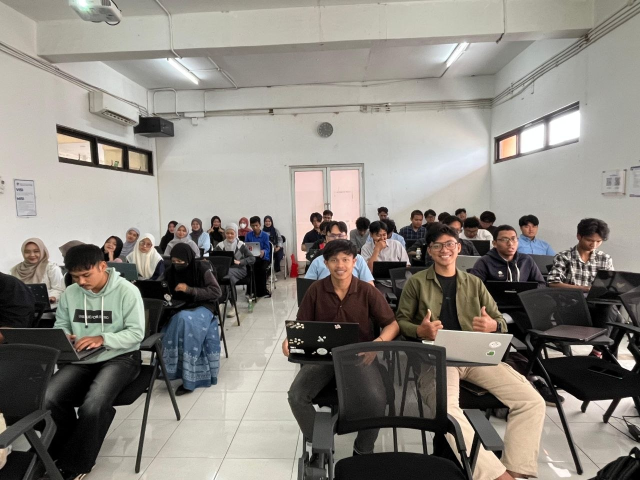
#> input picture Pertemuan6/kelas.jpg, 1280 x 960 px (shown at 1/2 size)
$ jupyter execute Praktikum_6.ipynb
#> lines starting #> are read from the running program, lines starting #| are printed output that depends on the picture; after the words box and inside, x2 and y2 are one past the last pixel; in counts of white or black regions, pixels touching at a corner belong together
[cell 1]
# ======================================================================
# PRAKTIKUM PERTEMUAN 6: COLOR SPACE & MASKING
# Skenario: Membuktikan bahwa HSV lebih kebal terhadap bayangan (Illumination)
#           dibandingkan RGB dalam kasus Deteksi Kulit (Skin Detection).
# ======================================================================
import cv2
import numpy as np
import matplotlib.pyplot as plt

print("Membuat simulasi objek warna...")

# ----------------------------------------------------------------------
# 1. PERSIAPAN DATA (Mensintesis 3 Jenis Kulit + Objek Lain + Bayangan)
# ----------------------------------------------------------------------
# Membuat kanvas kosong (300 baris, 400 kolom, 3 channel warna BGR)
citra_bgr = np.zeros((300, 400, 3), dtype=np.uint8)

# Mensimulasikan 3 jenis warna kulit manusia (Warna direpresentasikan dalam BGR untuk OpenCV)
citra_bgr[0:100, 0:250]   = [189, 224, 255]  # Kulit Terang (Light)
citra_bgr[100:200, 0:250] = [63, 133, 205]   # Kulit Sawo Matang (Medium)
citra_bgr[200:300, 0:250] = [36, 85, 141]    # Kulit Gelap (Dark)

# Mensimulasikan objek non-kulit di sebelah kanan (sebagai pengecoh/noise)
citra_bgr[0:150, 250:400] = [255, 0, 0]      # Baju Biru Murni
citra_bgr[150:300, 250:400] = [0, 255, 0]    # Baju Hijau Murni

# MENSIMULASIKAN PERUBAHAN CAHAYA (Efek Bayangan / Shadow)
# Kita gelapkan 60% area tengah gambar untuk membuktikan kelemahan RGB
citra_bgr[:, 120:200] = citra_bgr[:, 120:200] * 0.4

# Konversi BGR ke RGB khusus untuk ditampilkan oleh Matplotlib dengan warna yang benar
citra_rgb_tampil = cv2.cvtColor(citra_bgr, cv2.COLOR_BGR2RGB)
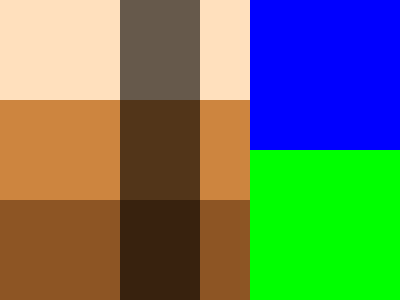
#> citra_rgb_tampil: shape (300, 400, 3); mean R, G, B 101.1, 122.2, 96.2

# ----------------------------------------------------------------------
# 2. EKSPERIMEN 1: MASKING DENGAN RGB
# ----------------------------------------------------------------------
# Sangat sulit menentukan rentang RGB yang pas untuk semua kulit,
# apalagi yang terkena bayangan. Kita coba tebak rentang untuk kulit secara umum:
batas_bawah_rgb = np.array([30, 80, 120]) # R, G, B terendah
batas_atas_rgb = np.array([160, 220, 255]) # R, G, B tertinggi
mask_rgb = cv2.inRange(citra_bgr, batas_bawah_rgb, batas_atas_rgb)

# ----------------------------------------------------------------------
# 3. EKSPERIMEN 2: MASKING DENGAN HSV (The Holy Grail)
# ----------------------------------------------------------------------
# Konversi citra ke ruang warna HSV
citra_hsv = cv2.cvtColor(citra_bgr, cv2.COLOR_BGR2HSV)
#> citra_hsv: shape (300, 400, 3); mean H, S, V 43.1, 186, 196.8

# Aturan Emas Deteksi Kulit: Pigmen melanin berkumpul di Hue 0 hingga 20 (Oranye kemerahan).
# Kita biarkan Saturation dan Value rentangnya sangat lebar agar bayangan tetap terdeteksi!
batas_bawah_hsv = np.array([0, 30, 30])    # Hue mulai dari 0, Sat/Val minimal 30
batas_atas_hsv = np.array([20, 255, 255])  # Hue maksimal 20, Sat/Val maksimal 255

mask_hsv = cv2.inRange(citra_hsv, batas_bawah_hsv, batas_atas_hsv)
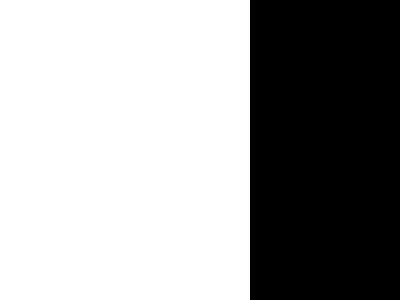
#> mask_hsv: shape (300, 400); 62.5% white; 1 black region, box (x1, y1, x2, y2) and area: (250, 0, 400, 300) 45000

# ----------------------------------------------------------------------
# 4. VISUALISASI HASIL PERBANDINGAN
# ----------------------------------------------------------------------
plt.figure(figsize=(15, 5))

# Panel 1: Citra Asli
plt.subplot(1, 3, 1)
plt.title("1. Citra Asli (3 Jenis Kulit + Bayangan)", fontweight='bold')
plt.imshow(citra_rgb_tampil)
plt.axis('off')

# Panel 2: Hasil RGB
plt.subplot(1, 3, 2)
plt.title("2. Hasil Masking RGB\n(Gagal! Kulit gelap & bayangan hilang)", color='red')
plt.imshow(mask_rgb, cmap='gray')
plt.axis('off')

# Panel 3: Hasil HSV
plt.subplot(1, 3, 3)
plt.title("3. Hasil Masking HSV\n(Sukses! Semua kulit terdeteksi utuh)", color='green', fontweight='bold')
plt.imshow(mask_hsv, cmap='gray')
plt.axis('off')

plt.tight_layout()
plt.show()
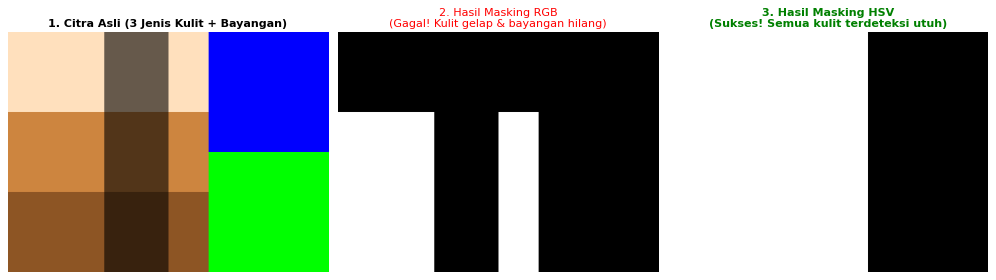
#> figure drawn by matplotlib, 3 panels

### Tugas mandiri:
1. Coba ubah warna objek pengecoh (Baju Biru/Hijau) pada baris kode simulasi menjadi warna Merah Murni ([0, 0, 255] dalam BGR). Apa yang terjadi pada hasil Masking HSV? Mengapa baju merah tersebut tiba-tiba ikut terdeteksi sebagai 'Kulit'? Modifikasi batas atas/bawah array HSV pada baris kode untuk mengatasi masalah false positive ini!" (Kunci jawaban untuk Anda: Baju merah akan terdeteksi karena warna merah murni memiliki Hue = $0^\circ$, yang masuk ke dalam rentang kulit. Solusinya, mahasiswa harus menganalisis bahwa baju merah memiliki Saturation (S) yang sangat pekat/tinggi (sekitar 255). Untuk membuang baju merah, mahasiswa harus menurunkan batas atas array pada komponen Saturation, misalnya menjadi [20, 180, 255] untuk memastikan warna yang terlalu "mencolok" tidak dianggap sebagai kulit manusia).
2. Foto seluruh mahasiswa yang hadir pada pertemuan hari ini dari depan kelas, lalu ganti seluruh warna kulit wajah menjadi hijau

### Tugas Mandiri 1

[cell 2]
# ======================================================================
# PRAKTIKUM PERTEMUAN 6: COLOR SPACE & MASKING
# Skenario: Membuktikan bahwa HSV lebih kebal terhadap bayangan (Illumination)
#           dibandingkan RGB dalam kasus Deteksi Kulit (Skin Detection).
# ======================================================================
import cv2
import numpy as np
import matplotlib.pyplot as plt

print("Membuat simulasi objek warna...")

# ----------------------------------------------------------------------
# 1. PERSIAPAN DATA (Mensintesis 3 Jenis Kulit + Objek Lain + Bayangan)
# ----------------------------------------------------------------------
# Membuat kanvas kosong (300 baris, 400 kolom, 3 channel warna BGR)
citra_bgr = np.zeros((300, 400, 3), dtype=np.uint8)

# Mensimulasikan 3 jenis warna kulit manusia (Warna direpresentasikan dalam BGR untuk OpenCV)
citra_bgr[0:100, 0:250]   = [189, 224, 255]  # Kulit Terang (Light)
citra_bgr[100:200, 0:250] = [63, 133, 205]   # Kulit Sawo Matang (Medium)
citra_bgr[200:300, 0:250] = [36, 85, 141]    # Kulit Gelap (Dark)

# Mensimulasikan objek non-kulit di sebelah kanan (sebagai pengecoh/noise)
citra_bgr[0:150, 250:400] = [0, 0, 255]      # Baju Biru Murni
citra_bgr[150:300, 250:400] = [0, 0, 255]    # Baju Hijau Murni

# MENSIMULASIKAN PERUBAHAN CAHAYA (Efek Bayangan / Shadow)
# Kita gelapkan 60% area tengah gambar untuk membuktikan kelemahan RGB
citra_bgr[:, 120:200] = citra_bgr[:, 120:200] * 0.4

# Konversi BGR ke RGB khusus untuk ditampilkan oleh Matplotlib dengan warna yang benar
citra_rgb_tampil = cv2.cvtColor(citra_bgr, cv2.COLOR_BGR2RGB)
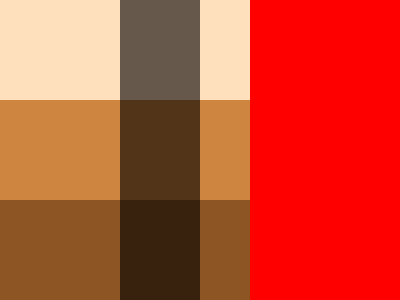
#> citra_rgb_tampil: shape (300, 400, 3); mean R, G, B 196.8, 74.3, 48.4

# ----------------------------------------------------------------------
# 2. EKSPERIMEN 1: MASKING DENGAN RGB
# ----------------------------------------------------------------------
# Sangat sulit menentukan rentang RGB yang pas untuk semua kulit,
# apalagi yang terkena bayangan. Kita coba tebak rentang untuk kulit secara umum:
batas_bawah_rgb = np.array([30, 80, 120]) # R, G, B terendah
batas_atas_rgb = np.array([160, 220, 255]) # R, G, B tertinggi
mask_rgb = cv2.inRange(citra_bgr, batas_bawah_rgb, batas_atas_rgb)

# ----------------------------------------------------------------------
# 3. EKSPERIMEN 2: MASKING DENGAN HSV (The Holy Grail)
# ----------------------------------------------------------------------
# Konversi citra ke ruang warna HSV
citra_hsv = cv2.cvtColor(citra_bgr, cv2.COLOR_BGR2HSV)
#> citra_hsv: shape (300, 400, 3); mean H, S, V 9.4, 186, 196.8

# Aturan Emas Deteksi Kulit: Pigmen melanin berkumpul di Hue 0 hingga 20 (Oranye kemerahan).
# Kita biarkan Saturation dan Value rentangnya sangat lebar agar bayangan tetap terdeteksi!
batas_bawah_hsv = np.array([0, 30, 30])    # Hue mulai dari 0, Sat/Val minimal 30
batas_atas_hsv = np.array([20, 220, 255])  # Hue maksimal 20, Sat/Val maksimal 255

mask_hsv = cv2.inRange(citra_hsv, batas_bawah_hsv, batas_atas_hsv)

# ----------------------------------------------------------------------
# 4. VISUALISASI HASIL PERBANDINGAN
# ----------------------------------------------------------------------
plt.figure(figsize=(15, 5))

# Panel 1: Citra Asli
plt.subplot(1, 3, 1)
plt.title("1. Citra Asli (3 Jenis Kulit + Bayangan)", fontweight='bold')
plt.imshow(citra_rgb_tampil)
plt.axis('off')

# Panel 2: Hasil RGB
plt.subplot(1, 3, 2)
plt.title("2. Hasil Masking RGB\n(Gagal! Kulit gelap & bayangan hilang)", color='red')
plt.imshow(mask_rgb, cmap='gray')
plt.axis('off')

# Panel 3: Hasil HSV
plt.subplot(1, 3, 3)
plt.title("3. Hasil Masking HSV\n(Sukses! Semua kulit terdeteksi utuh)", color='green', fontweight='bold')
plt.imshow(mask_hsv, cmap='gray')
plt.axis('off')

plt.tight_layout()
plt.show()
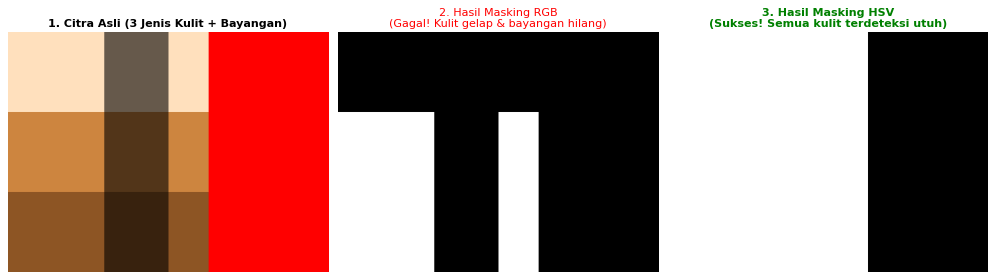
#> figure drawn by matplotlib, 3 panels

### Tugas Mandiri 2

[cell 3]
import cv2
import numpy as np
import matplotlib.pyplot as plt

# 1. Import gambar
gambar_bgr = cv2.imread('kelas.jpg')
#> gambar_bgr is the input picture: shape (960, 1280, 3); mean B, G, R 127.1, 133.8, 138
gambar_bgr[720:960, 900:1200] = gambar_bgr[720:960, 900:1200] * 0.2  # Simulasi bayangan dengan menggelapkan area bawah
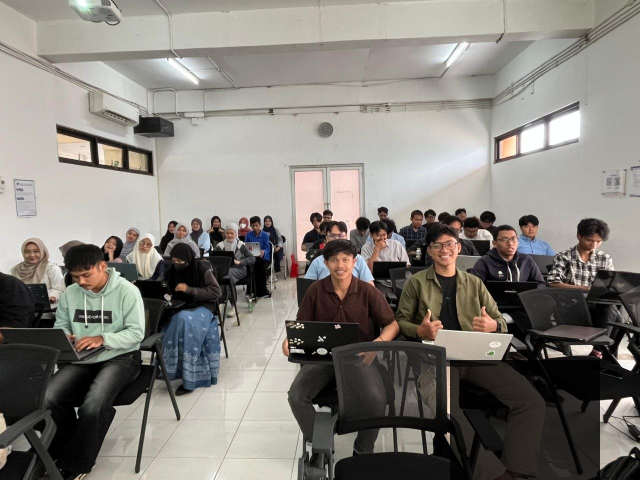
#> gambar_bgr: shape (960, 1280, 3) (shown at 1/2 size); 5.82% of pixels changed, all inside (x1, y1, x2, y2) = (900, 720, 1200, 960)
gambar_rgb_display = cv2.cvtColor(gambar_bgr, cv2.COLOR_BGR2RGB)

# 2. Masking RGB (Menggunakan urutan BGR sesuai OpenCV)
batas_bawah_rgb = np.array([120, 80, 30])
batas_atas_rgb = np.array([255, 220, 160])
mask_rgb = cv2.inRange(gambar_bgr, batas_bawah_rgb, batas_atas_rgb)
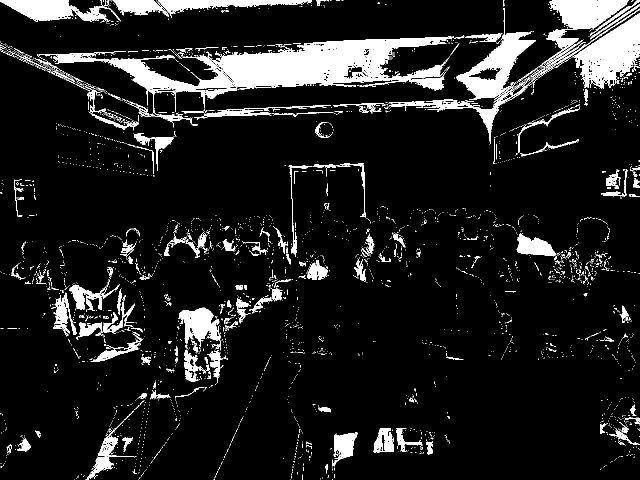
#> mask_rgb: shape (960, 1280) (shown at 1/2 size); 10.5% white; 3706 white regions (3471 under 20 px), largest, box (x1, y1, x2, y2) and area: (74, 73, 908, 252) 36779, (778, 16, 1280, 289) 11499, (1144, 26, 1280, 178) 10252

# 3. Masking HSV
gambar_hsv = cv2.cvtColor(gambar_bgr, cv2.COLOR_BGR2HSV)
#> gambar_hsv: shape (960, 1280, 3); mean H, S, V 30.4, 29.7, 133
# Hue untuk warna kulit di rentang 0-20
batas_bawah_hsv = np.array([0, 58, 60])
batas_atas_hsv = np.array([20, 160, 255])
mask_hsv = cv2.inRange(gambar_hsv, batas_bawah_hsv, batas_atas_hsv)
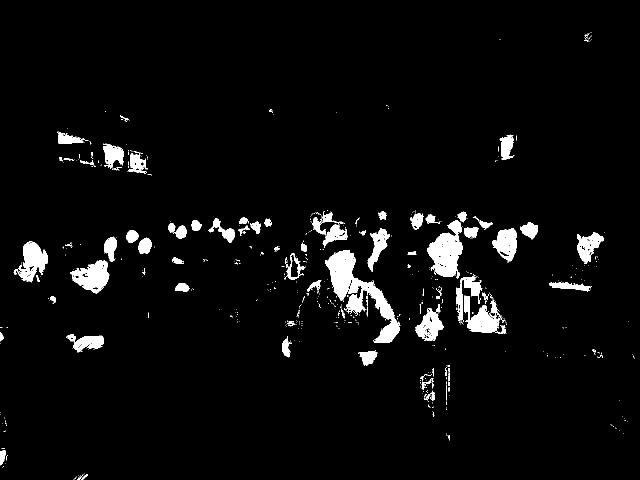
#> mask_hsv: shape (960, 1280) (shown at 1/2 size); 4.2% white; 654 white regions (568 under 20 px), largest, box (x1, y1, x2, y2) and area: (650, 500, 799, 686) 8242, (854, 441, 925, 558) 4715, (140, 520, 219, 587) 2910
citra_hasil = gambar_bgr.copy()
citra_hasil[mask_hsv == 255] = [0, 255, 0]
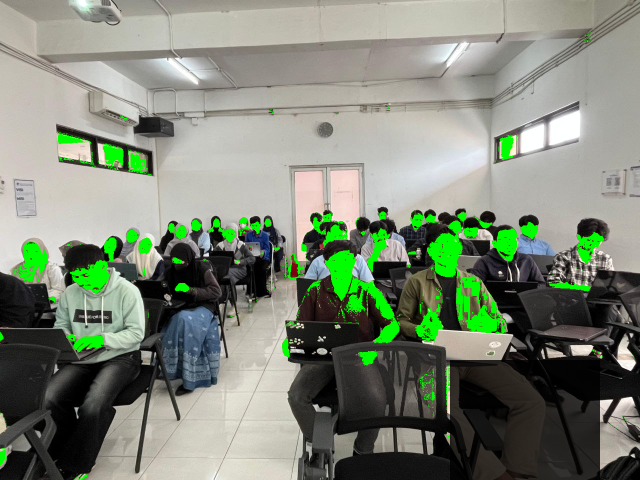
#> citra_hasil: shape (960, 1280, 3) (shown at 1/2 size); 4.2% of pixels changed, all inside (x1, y1, x2, y2) = (0, 64, 1269, 960)

# 4. Visualisasi
plt.figure(figsize=(15, 5))

# Panel 1: Citra Asli (Sudah dikonversi ke RGB)
plt.subplot(1, 3, 1)
plt.title("1. Citra Asli", fontweight='bold')
plt.imshow(gambar_rgb_display)
plt.axis('off')

# Panel 2: Hasil RGB
plt.subplot(1, 3, 2)
plt.title("2. Hasil Masking RGB\n(Sensitif terhadap cahaya)", color='red')
plt.imshow(mask_rgb, cmap='gray')
plt.axis('off')

# Panel 3: Hasil HSV
plt.subplot(1, 3, 3)
plt.title("3. Hasil Masking HSV\n(Lebih stabil deteksi kulit)", color='green', fontweight='bold')
plt.imshow(citra_hasil, cmap='gray')
plt.axis('off')

plt.tight_layout()
plt.show()
#> figure, not shown here; B, G, R data is drawn as R, G, B
